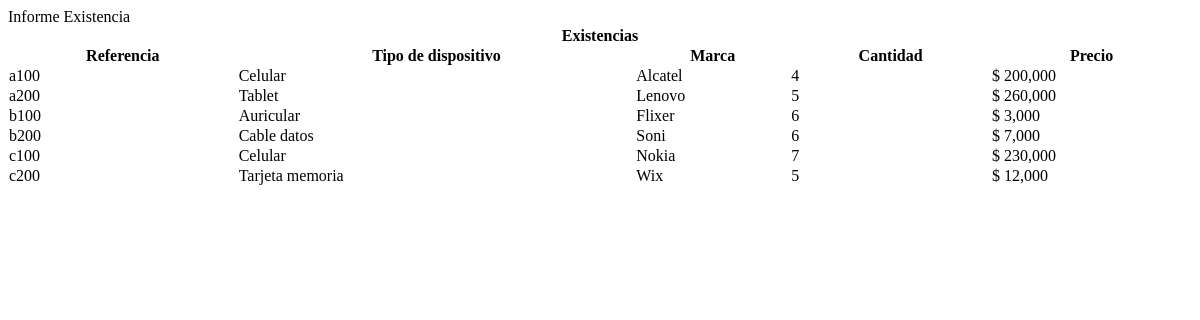
Screenshot of /vista/vcsexistencia.php with the database file from the repository.
### tables this page shows
CREATE TABLE IF NOT EXISTS `tbproducto` (
  `referencia` varchar(20) NOT NULL,
  `nombre` varchar(40) NOT NULL,
  `marca` varchar(20) NOT NULL,
  `precio` int(11) NOT NULL
);

### modelo/mconsulta.php (called while the page is built, shortened)
<?php
	include('controlador/conexion.php');
	include('functions.php');
	class Mconsulta extends Funciones
	{
		function consultar_existencia()
		{
			$sql = "SELECT tbproducto.referencia AS referencia,tbproducto.nombre AS nombre,tbproducto.marca AS marca,sum(tbmovimiento.cantidad) AS SumaDecantidad,tbproducto.precio AS precio from (tbproducto join tbmovimiento on((tbproducto.referencia = tbmovimiento.referencia))) group by tbproducto.referencia,tbproducto.nombre,tbproducto.marca,tbproducto.precio";
			return $this->SeleccionDatos($sql);
		}
	}

### modelo/functions.php (called while the page is built, shortened)
<?php
	class Funciones {
        function SeleccionDatos($consulta)
        {
                $conexionBD = new conexion();
                $conexionBD -> conectarBD();
                $datos = $conexionBD -> ejeCon($consulta, 0);
                return $datos;
        }
    }

### controlador/configuracion.php (called while the page is built)
<?php
	$serv_bd = "localhost";
	$usu_bd = "root";
	$pass_bd = "";
	$bd = "bdwold";
?>

### controlador/conexion.php (called while the page is built, shortened)
<?php
	class conexion {
		var $link;
		function conectarBD() {
			include("configuracion.php");
			$this -> link = mysqli_connect ($serv_bd, $usu_bd, $pass_bd);
			$bd2 = mysqli_select_db($this->link,$bd);
		}
		function ejeCon($con, $op) {
			$this -> resultado = mysqli_query($this->link,$con) or die("La consulta fallo: ". mysqli_error($this->link));
			if($op == 0) {
				while ($linea = mysqli_fetch_array($this -> resultado)) {
					$arrayResultado[] = $linea;
				}
			} else {
				$arrayResultado[] = 0;
			}
			$resarr = isset ($arrayResultado) ? $arrayResultado: NULL;
			if($resarr) {
				return $arrayResultado;
			}
		}
	}
?>

### vista/vcsexistencia.php (the view, shortened to what this page needs)
<?php
    include('estilos.php');
    include('modelo/mconsulta.php');
    $existencia = new Mconsulta();
?>
<div class="etinfo">Informe Existencia</div>
<?php $consultexistencia = $existencia->consultar_existencia(); ?>
	<table id="" class="display" cellspacing="0" width="100%">
	   <thead>
            <tr>
                <th colspan="12">Existencias</th>
            </tr>
            <tr>
                <th>Referencia</th>
                <th>Tipo de dispositivo</th>
                <th>Marca</th>
                <th>Cantidad</th>
                <th>Precio</th>
            </tr>
        </thead>
        <tbody>
            <?php for($i=0;$i<count($consultexistencia);$i++): ?>
                <tr>
                    <td data-title='Referencia'><?= $consultexistencia[$i]['referencia'] ?></td>
                    <td data-title='Tipo de Dispositivo'><?= $consultexistencia[$i]['nombre'] ?></td>
                    <td data-title='Marca'><?= $consultexistencia[$i]['marca'] ?></td>
                    <td data-title='Cantidad'><?= $consultexistencia[$i]['SumaDecantidad'] ?></td>
                    <td data-title='Precio'>$ <?= number_format($consultexistencia[$i]['precio']) ?></td>
                </tr>
            <?php endfor; ?>
        </tbody>
    </table>

### rows the page displays
tbproducto: referencia "a100", nombre "Celular", marca "Alcatel", SumaDecantidad "4", precio "200,000"
tbproducto: referencia "a200", nombre "Tablet", marca "Lenovo", SumaDecantidad "5", precio "260,000"
tbproducto: referencia "b100", nombre "Auricular", marca "Flixer", SumaDecantidad "6", precio "3,000"
tbproducto: referencia "b200", nombre "Cable datos", marca "Soni", SumaDecantidad "6", precio "7,000"
tbproducto: referencia "c100", nombre "Celular", marca "Nokia", SumaDecantidad "7", precio "230,000"
tbproducto: referencia "c200", nombre "Tarjeta memoria", marca "Wix", SumaDecantidad "5", precio "12,000"
